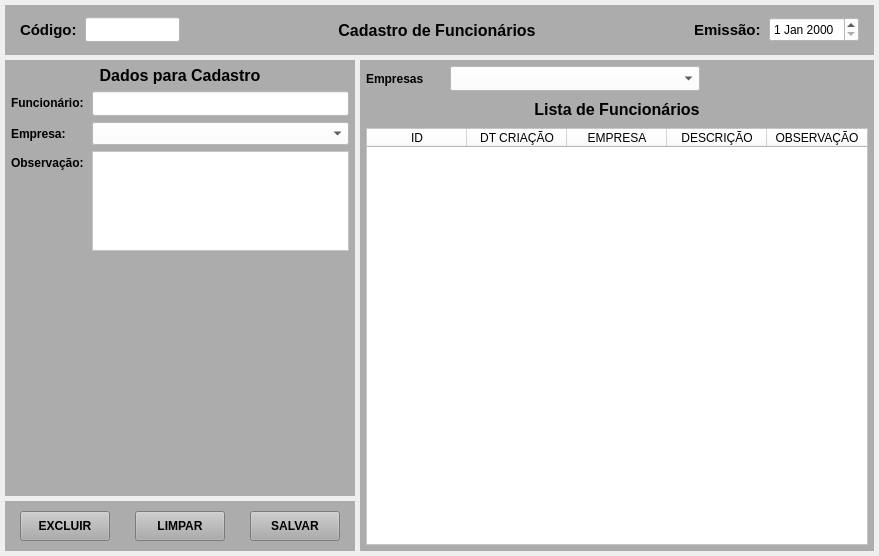
<?xml version="1.0" encoding="UTF-8"?>
<ui version="4.0">
 <class>MainWindow</class>
 <widget class="QMainWindow" name="MainWindow">
  <property name="geometry">
   <rect>
    <x>0</x>
    <y>0</y>
    <width>879</width>
    <height>556</height>
   </rect>
  </property>
  <property name="windowTitle">
   <string>Cadastro de Funcionários</string>
  </property>
  <widget class="QWidget" name="centralwidget">
   <layout class="QVBoxLayout" name="verticalLayout">
    <property name="spacing">
     <number>5</number>
    </property>
    <property name="leftMargin">
     <number>5</number>
    </property>
    <property name="topMargin">
     <number>5</number>
    </property>
    <property name="rightMargin">
     <number>5</number>
    </property>
    <property name="bottomMargin">
     <number>5</number>
    </property>
    <item>
     <widget class="QWidget" name="widget" native="true">
      <property name="minimumSize">
       <size>
        <width>0</width>
        <height>50</height>
       </size>
      </property>
      <property name="maximumSize">
       <size>
        <width>16777215</width>
        <height>50</height>
       </size>
      </property>
      <property name="styleSheet">
       <string notr="true">background-color: rgb(172, 172, 172);</string>
      </property>
      <layout class="QHBoxLayout" name="horizontalLayout">
       <property name="spacing">
        <number>5</number>
       </property>
       <property name="leftMargin">
        <number>15</number>
       </property>
       <property name="topMargin">
        <number>5</number>
       </property>
       <property name="rightMargin">
        <number>15</number>
       </property>
       <property name="bottomMargin">
        <number>5</number>
       </property>
       <item>
        <widget class="QLabel" name="label_4">
         <property name="minimumSize">
          <size>
           <width>60</width>
           <height>0</height>
          </size>
         </property>
         <property name="maximumSize">
          <size>
           <width>60</width>
           <height>16777215</height>
          </size>
         </property>
         <property name="font">
          <font>
           <pointsize>11</pointsize>
           <weight>75</weight>
           <bold>true</bold>
          </font>
         </property>
         <property name="text">
          <string>Código:</string>
         </property>
         <property name="alignment">
          <set>Qt::AlignLeading|Qt::AlignLeft|Qt::AlignVCenter</set>
         </property>
        </widget>
       </item>
       <item>
        <widget class="QLineEdit" name="line_Num">
         <property name="sizePolicy">
          <sizepolicy hsizetype="Preferred" vsizetype="Preferred">
           <horstretch>0</horstretch>
           <verstretch>0</verstretch>
          </sizepolicy>
         </property>
         <property name="minimumSize">
          <size>
           <width>95</width>
           <height>25</height>
          </size>
         </property>
         <property name="maximumSize">
          <size>
           <width>95</width>
           <height>25</height>
          </size>
         </property>
         <property name="font">
          <font>
           <pointsize>9</pointsize>
          </font>
         </property>
         <property name="styleSheet">
          <string notr="true">background-color: rgb(255, 255, 255);</string>
         </property>
         <property name="inputMask">
          <string/>
         </property>
         <property name="text">
          <string/>
         </property>
         <property name="frame">
          <bool>true</bool>
         </property>
         <property name="echoMode">
          <enum>QLineEdit::Normal</enum>
         </property>
         <property name="alignment">
          <set>Qt::AlignCenter</set>
         </property>
         <property name="dragEnabled">
          <bool>false</bool>
         </property>
         <property name="placeholderText">
          <string/>
         </property>
        </widget>
       </item>
       <item>
        <widget class="QLabel" name="label_titulo">
         <property name="font">
          <font>
           <pointsize>12</pointsize>
           <weight>75</weight>
           <bold>true</bold>
          </font>
         </property>
         <property name="text">
          <string>Cadastro de Funcionários</string>
         </property>
         <property name="alignment">
          <set>Qt::AlignCenter</set>
         </property>
        </widget>
       </item>
       <item>
        <widget class="QLabel" name="label">
         <property name="minimumSize">
          <size>
           <width>70</width>
           <height>0</height>
          </size>
         </property>
         <property name="maximumSize">
          <size>
           <width>70</width>
           <height>16777215</height>
          </size>
         </property>
         <property name="font">
          <font>
           <pointsize>11</pointsize>
           <weight>75</weight>
           <bold>true</bold>
          </font>
         </property>
         <property name="text">
          <string>Emissão:</string>
         </property>
        </widget>
       </item>
       <item>
        <widget class="QDateEdit" name="date_Emissao">
         <property name="sizePolicy">
          <sizepolicy hsizetype="Preferred" vsizetype="Preferred">
           <horstretch>0</horstretch>
           <verstretch>0</verstretch>
          </sizepolicy>
         </property>
         <property name="minimumSize">
          <size>
           <width>90</width>
           <height>25</height>
          </size>
         </property>
         <property name="maximumSize">
          <size>
           <width>90</width>
           <height>25</height>
          </size>
         </property>
         <property name="font">
          <font>
           <pointsize>9</pointsize>
           <weight>50</weight>
           <bold>false</bold>
          </font>
         </property>
         <property name="styleSheet">
          <string notr="true">background-color: rgb(255, 255, 255);</string>
         </property>
        </widget>
       </item>
      </layout>
     </widget>
    </item>
    <item>
     <widget class="QWidget" name="widget_2" native="true">
      <layout class="QGridLayout" name="gridLayout" columnstretch="0,0" columnminimumwidth="0,0">
       <property name="leftMargin">
        <number>0</number>
       </property>
       <property name="topMargin">
        <number>0</number>
       </property>
       <property name="rightMargin">
        <number>0</number>
       </property>
       <property name="bottomMargin">
        <number>0</number>
       </property>
       <property name="spacing">
        <number>5</number>
       </property>
       <item row="0" column="0">
        <widget class="QWidget" name="widget_3" native="true">
         <property name="minimumSize">
          <size>
           <width>350</width>
           <height>0</height>
          </size>
         </property>
         <property name="maximumSize">
          <size>
           <width>350</width>
           <height>16777215</height>
          </size>
         </property>
         <layout class="QGridLayout" name="gridLayout_2">
          <property name="leftMargin">
           <number>0</number>
          </property>
          <property name="topMargin">
           <number>0</number>
          </property>
          <property name="rightMargin">
           <number>0</number>
          </property>
          <property name="bottomMargin">
           <number>0</number>
          </property>
          <property name="horizontalSpacing">
           <number>0</number>
          </property>
          <property name="verticalSpacing">
           <number>5</number>
          </property>
          <item row="0" column="0">
           <widget class="QWidget" name="widget_5" native="true">
            <property name="cursor">
             <cursorShape>ArrowCursor</cursorShape>
            </property>
            <property name="styleSheet">
             <string notr="true">background-color: rgb(172, 172, 172);</string>
            </property>
            <layout class="QFormLayout" name="formLayout">
             <property name="horizontalSpacing">
              <number>6</number>
             </property>
             <property name="verticalSpacing">
              <number>6</number>
             </property>
             <property name="leftMargin">
              <number>6</number>
             </property>
             <property name="topMargin">
              <number>6</number>
             </property>
             <property name="rightMargin">
              <number>6</number>
             </property>
             <property name="bottomMargin">
              <number>6</number>
             </property>
             <item row="0" column="0" colspan="2">
              <widget class="QLabel" name="label_titulo_2">
               <property name="font">
                <font>
                 <pointsize>12</pointsize>
                 <weight>75</weight>
                 <bold>true</bold>
                </font>
               </property>
               <property name="text">
                <string>Dados para Cadastro</string>
               </property>
               <property name="alignment">
                <set>Qt::AlignCenter</set>
               </property>
              </widget>
             </item>
             <item row="3" column="0">
              <widget class="QLabel" name="label_24">
               <property name="font">
                <font>
                 <pointsize>9</pointsize>
                 <weight>75</weight>
                 <bold>true</bold>
                </font>
               </property>
               <property name="text">
                <string>Funcionário:</string>
               </property>
               <property name="alignment">
                <set>Qt::AlignLeading|Qt::AlignLeft|Qt::AlignVCenter</set>
               </property>
              </widget>
             </item>
             <item row="3" column="1">
              <widget class="QLineEdit" name="line_Descricao">
               <property name="sizePolicy">
                <sizepolicy hsizetype="Preferred" vsizetype="Preferred">
                 <horstretch>0</horstretch>
                 <verstretch>0</verstretch>
                </sizepolicy>
               </property>
               <property name="minimumSize">
                <size>
                 <width>0</width>
                 <height>25</height>
                </size>
               </property>
               <property name="maximumSize">
                <size>
                 <width>16777215</width>
                 <height>25</height>
                </size>
               </property>
               <property name="font">
                <font>
                 <pointsize>9</pointsize>
                </font>
               </property>
               <property name="styleSheet">
                <string notr="true">background-color: rgb(255, 255, 255);</string>
               </property>
               <property name="text">
                <string/>
               </property>
               <property name="maxLength">
                <number>45</number>
               </property>
               <property name="alignment">
                <set>Qt::AlignLeading|Qt::AlignLeft|Qt::AlignVCenter</set>
               </property>
              </widget>
             </item>
             <item row="4" column="0">
              <widget class="QLabel" name="label_11">
               <property name="minimumSize">
                <size>
                 <width>75</width>
                 <height>0</height>
                </size>
               </property>
               <property name="maximumSize">
                <size>
                 <width>75</width>
                 <height>16777215</height>
                </size>
               </property>
               <property name="font">
                <font>
                 <pointsize>9</pointsize>
                 <weight>75</weight>
                 <bold>true</bold>
                </font>
               </property>
               <property name="text">
                <string>Empresa:</string>
               </property>
              </widget>
             </item>
             <item row="4" column="1">
              <widget class="QComboBox" name="combo_Empresa">
               <property name="sizePolicy">
                <sizepolicy hsizetype="Preferred" vsizetype="Preferred">
                 <horstretch>0</horstretch>
                 <verstretch>0</verstretch>
                </sizepolicy>
               </property>
               <property name="minimumSize">
                <size>
                 <width>0</width>
                 <height>23</height>
                </size>
               </property>
               <property name="maximumSize">
                <size>
                 <width>16777215</width>
                 <height>23</height>
                </size>
               </property>
               <property name="font">
                <font>
                 <pointsize>9</pointsize>
                 <weight>50</weight>
                 <bold>false</bold>
                </font>
               </property>
               <property name="styleSheet">
                <string notr="true">background-color: rgb(255, 255, 255);</string>
               </property>
               <item>
                <property name="text">
                 <string/>
                </property>
               </item>
              </widget>
             </item>
             <item row="5" column="0">
              <widget class="QLabel" name="label_28">
               <property name="font">
                <font>
                 <pointsize>9</pointsize>
                 <weight>75</weight>
                 <bold>true</bold>
                </font>
               </property>
               <property name="text">
                <string>Observação:</string>
               </property>
               <property name="alignment">
                <set>Qt::AlignLeading|Qt::AlignLeft|Qt::AlignVCenter</set>
               </property>
              </widget>
             </item>
             <item row="5" column="1">
              <widget class="QPlainTextEdit" name="plain_Obs">
               <property name="sizePolicy">
                <sizepolicy hsizetype="Preferred" vsizetype="Preferred">
                 <horstretch>0</horstretch>
                 <verstretch>0</verstretch>
                </sizepolicy>
               </property>
               <property name="minimumSize">
                <size>
                 <width>0</width>
                 <height>100</height>
                </size>
               </property>
               <property name="maximumSize">
                <size>
                 <width>16777215</width>
                 <height>100</height>
                </size>
               </property>
               <property name="font">
                <font>
                 <pointsize>9</pointsize>
                </font>
               </property>
               <property name="styleSheet">
                <string notr="true">background-color: rgb(255, 255, 255);</string>
               </property>
              </widget>
             </item>
            </layout>
           </widget>
          </item>
          <item row="1" column="0">
           <widget class="QWidget" name="widget_6" native="true">
            <property name="minimumSize">
             <size>
              <width>0</width>
              <height>50</height>
             </size>
            </property>
            <property name="maximumSize">
             <size>
              <width>16777215</width>
              <height>50</height>
             </size>
            </property>
            <property name="styleSheet">
             <string notr="true">background-color: rgb(172, 172, 172);</string>
            </property>
            <layout class="QHBoxLayout" name="horizontalLayout_2">
             <property name="spacing">
              <number>5</number>
             </property>
             <property name="leftMargin">
              <number>15</number>
             </property>
             <property name="topMargin">
              <number>5</number>
             </property>
             <property name="rightMargin">
              <number>15</number>
             </property>
             <property name="bottomMargin">
              <number>5</number>
             </property>
             <item>
              <widget class="QPushButton" name="btn_Excluir">
               <property name="sizePolicy">
                <sizepolicy hsizetype="Preferred" vsizetype="Preferred">
                 <horstretch>0</horstretch>
                 <verstretch>0</verstretch>
                </sizepolicy>
               </property>
               <property name="minimumSize">
                <size>
                 <width>90</width>
                 <height>30</height>
                </size>
               </property>
               <property name="maximumSize">
                <size>
                 <width>90</width>
                 <height>30</height>
                </size>
               </property>
               <property name="font">
                <font>
                 <pointsize>9</pointsize>
                 <weight>75</weight>
                 <bold>true</bold>
                </font>
               </property>
               <property name="cursor">
                <cursorShape>PointingHandCursor</cursorShape>
               </property>
               <property name="text">
                <string>EXCLUIR</string>
               </property>
              </widget>
             </item>
             <item>
              <widget class="QLabel" name="label_2">
               <property name="text">
                <string/>
               </property>
              </widget>
             </item>
             <item>
              <widget class="QPushButton" name="btn_Limpar">
               <property name="sizePolicy">
                <sizepolicy hsizetype="Preferred" vsizetype="Preferred">
                 <horstretch>0</horstretch>
                 <verstretch>0</verstretch>
                </sizepolicy>
               </property>
               <property name="minimumSize">
                <size>
                 <width>90</width>
                 <height>30</height>
                </size>
               </property>
               <property name="maximumSize">
                <size>
                 <width>90</width>
                 <height>30</height>
                </size>
               </property>
               <property name="font">
                <font>
                 <pointsize>9</pointsize>
                 <weight>75</weight>
                 <bold>true</bold>
                </font>
               </property>
               <property name="cursor">
                <cursorShape>PointingHandCursor</cursorShape>
               </property>
               <property name="text">
                <string>LIMPAR</string>
               </property>
              </widget>
             </item>
             <item>
              <widget class="QLabel" name="label_3">
               <property name="text">
                <string/>
               </property>
              </widget>
             </item>
             <item>
              <widget class="QPushButton" name="btn_Salvar">
               <property name="sizePolicy">
                <sizepolicy hsizetype="Preferred" vsizetype="Preferred">
                 <horstretch>0</horstretch>
                 <verstretch>0</verstretch>
                </sizepolicy>
               </property>
               <property name="minimumSize">
                <size>
                 <width>90</width>
                 <height>30</height>
                </size>
               </property>
               <property name="maximumSize">
                <size>
                 <width>90</width>
                 <height>30</height>
                </size>
               </property>
               <property name="font">
                <font>
                 <pointsize>9</pointsize>
                 <weight>75</weight>
                 <bold>true</bold>
                </font>
               </property>
               <property name="cursor">
                <cursorShape>PointingHandCursor</cursorShape>
               </property>
               <property name="text">
                <string>SALVAR</string>
               </property>
              </widget>
             </item>
            </layout>
           </widget>
          </item>
         </layout>
        </widget>
       </item>
       <item row="0" column="1">
        <widget class="QWidget" name="widget_4" native="true">
         <property name="styleSheet">
          <string notr="true">background-color: rgb(172, 172, 172);</string>
         </property>
         <layout class="QGridLayout" name="gridLayout_3">
          <property name="leftMargin">
           <number>6</number>
          </property>
          <property name="topMargin">
           <number>6</number>
          </property>
          <property name="rightMargin">
           <number>6</number>
          </property>
          <property name="bottomMargin">
           <number>6</number>
          </property>
          <property name="spacing">
           <number>6</number>
          </property>
          <item row="4" column="0" colspan="4">
           <widget class="QTableWidget" name="table_Lista">
            <property name="sizePolicy">
             <sizepolicy hsizetype="Preferred" vsizetype="Preferred">
              <horstretch>0</horstretch>
              <verstretch>0</verstretch>
             </sizepolicy>
            </property>
            <property name="font">
             <font>
              <pointsize>7</pointsize>
             </font>
            </property>
            <property name="styleSheet">
             <string notr="true">background-color: rgb(255, 255, 255);</string>
            </property>
            <attribute name="verticalHeaderDefaultSectionSize">
             <number>0</number>
            </attribute>
            <attribute name="verticalHeaderMinimumSectionSize">
             <number>0</number>
            </attribute>
            <column>
             <property name="text">
              <string>ID</string>
             </property>
            </column>
            <column>
             <property name="text">
              <string>DT CRIAÇÃO</string>
             </property>
            </column>
            <column>
             <property name="text">
              <string>EMPRESA</string>
             </property>
            </column>
            <column>
             <property name="text">
              <string>DESCRIÇÃO</string>
             </property>
            </column>
            <column>
             <property name="text">
              <string>OBSERVAÇÃO</string>
             </property>
            </column>
           </widget>
          </item>
          <item row="0" column="2" colspan="2">
           <widget class="QLabel" name="label_7">
            <property name="minimumSize">
             <size>
              <width>0</width>
              <height>0</height>
             </size>
            </property>
            <property name="maximumSize">
             <size>
              <width>16777215</width>
              <height>16777215</height>
             </size>
            </property>
            <property name="text">
             <string/>
            </property>
           </widget>
          </item>
          <item row="3" column="0" colspan="4">
           <widget class="QLabel" name="label_5">
            <property name="minimumSize">
             <size>
              <width>0</width>
              <height>25</height>
             </size>
            </property>
            <property name="maximumSize">
             <size>
              <width>16777215</width>
              <height>25</height>
             </size>
            </property>
            <property name="font">
             <font>
              <pointsize>12</pointsize>
              <weight>75</weight>
              <bold>true</bold>
             </font>
            </property>
            <property name="text">
             <string>Lista de Funcionários</string>
            </property>
            <property name="alignment">
             <set>Qt::AlignCenter</set>
            </property>
           </widget>
          </item>
          <item row="0" column="0">
           <widget class="QLabel" name="label_9">
            <property name="font">
             <font>
              <pointsize>9</pointsize>
              <weight>75</weight>
              <bold>true</bold>
             </font>
            </property>
            <property name="text">
             <string>Empresas</string>
            </property>
           </widget>
          </item>
          <item row="0" column="1">
           <widget class="QComboBox" name="combo_Consulta_Empresa">
            <property name="sizePolicy">
             <sizepolicy hsizetype="Preferred" vsizetype="Preferred">
              <horstretch>0</horstretch>
              <verstretch>0</verstretch>
             </sizepolicy>
            </property>
            <property name="minimumSize">
             <size>
              <width>250</width>
              <height>25</height>
             </size>
            </property>
            <property name="maximumSize">
             <size>
              <width>250</width>
              <height>25</height>
             </size>
            </property>
            <property name="font">
             <font>
              <pointsize>9</pointsize>
             </font>
            </property>
            <property name="styleSheet">
             <string notr="true">background-color: rgb(255, 255, 255);</string>
            </property>
            <item>
             <property name="text">
              <string/>
             </property>
            </item>
           </widget>
          </item>
         </layout>
        </widget>
       </item>
      </layout>
     </widget>
    </item>
   </layout>
  </widget>
 </widget>
 <resources/>
 <connections/>
</ui>
